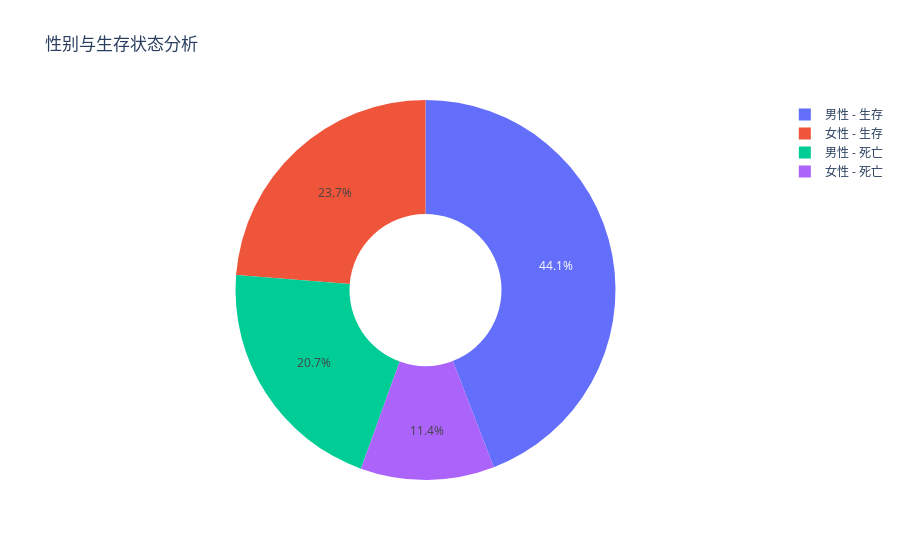

This figure's notebook cell:
### Code cell
## 性别与死亡事件的关系（饼图）
male = heart_data[heart_data["sex"]==1]
female = heart_data[heart_data["sex"]==0]
male_survi = male[heart_data["DEATH_EVENT"]==0]
male_not = male[heart_data["DEATH_EVENT"]==1]
female_survi = female[heart_data["DEATH_EVENT"]==0]
female_not = female[heart_data["DEATH_EVENT"]==1]
labels = ['男性 - 生存','男性 - 死亡', "女性 - 生存", "女性 - 死亡"]
values = [len(male_survi),len(male_not),len(female_survi),len(female_not)]
fig = go.Figure(data=[go.Pie(labels=labels, values=values, hole=.4)])
fig.update_layout(title_text="性别与生存状态分析")
fig.show()

### Figure 1 — Plotly figure (JSON) as saved in the notebook; plotly's stock layout.template omitted (floating-point values rounded to 4 significant figures)
{"data": [{"hole": 0.4, "labels": ["男性 - 生存", "男性 - 死亡", "女性 - 生存", "女性 - 死亡"], "type": "pie", "values": [132, 62, 71, 34]}], "layout": {"title": {"text": "性别与生存状态分析"}}}
